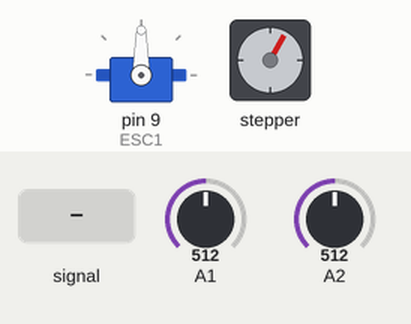
Simulated run of this sketch. Board: Arduino Uno, built with avr-gcc and run on an emulated ATmega328P. Parts: servo, stepper motor. The inputs (shaded band) are chosen by the test bench; at power-on: A1 = 512, A2 = 512. Stepper angles assume 200 steps per turn.

Above: at 1.2 s.
1.3 s: A1 fed a 200 Hz sine of ±81 counts around its level
At 1.65 s:
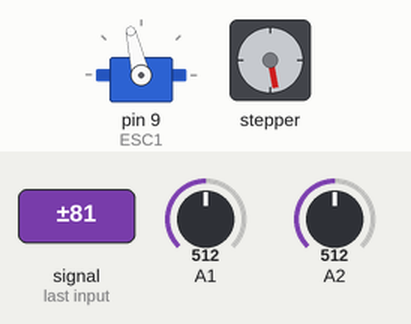
4.3 s: A1 set to 716
At 4.66 s:
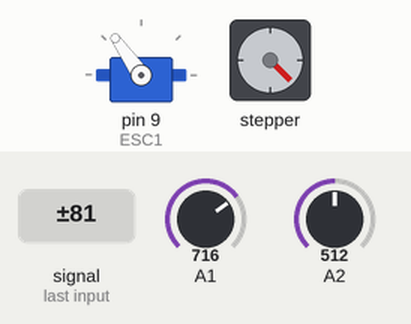
7.3 s: A2 set to 306
At 7.68 s:
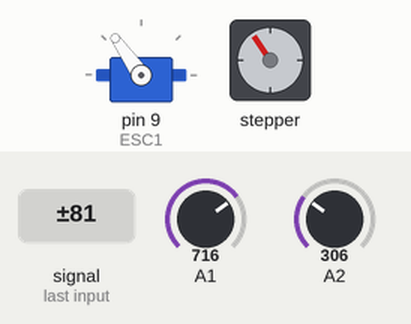
10.3 s: A1 fed a 1000 Hz sine of ±255 counts around its level
At 10.45 s:
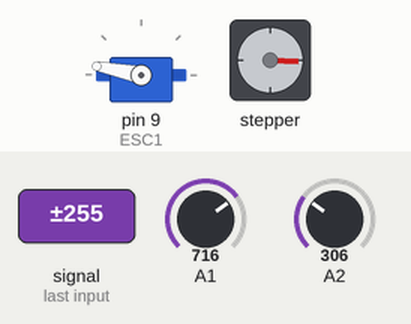
13.3 s: A1 fed a 2 Hz sine of ±306 counts around its level
16.3 s: A1 set to 900
Timing chart, 0 to 23.6 s (numbered marks = the images above; inputs shaded):
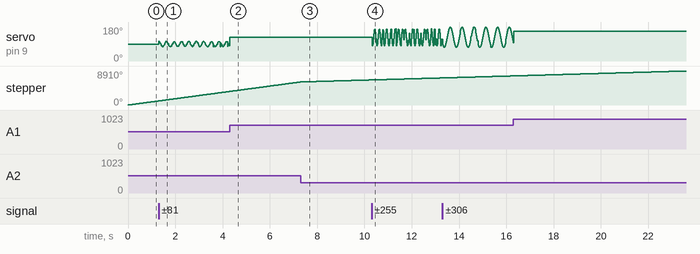

The sketch:

esc-stepper-tester.ino
```cpp
#include <Arduino.h>
#include <Servo.h>
#include <AccelStepper.h>

Servo ESC1;
int pot1;
int pot2;

#define DIR 10
#define PUL 11
AccelStepper STEPPER1(1, PUL, DIR);

void setup() {
	ESC1.attach(9, 1000, 2000);
	STEPPER1.setMaxSpeed(1000);
}

void loop() {
	pot1 = analogRead(A1);
	pot1 = map(pot1, 0, 1023, 0, 180);
	ESC1.write(pot1);

	pot2 = analogRead(A2);
	STEPPER1.setSpeed(pot2*2 - 512);
	STEPPER1.runSpeed();
}
```
